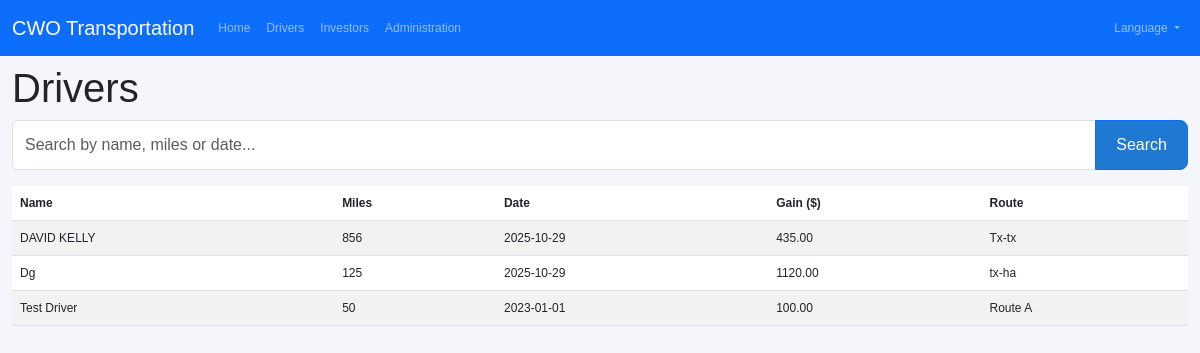
Screenshot of /conducteurs with the database file from the repository.
### app.py (models this page shows)
class Conducteur(db.Model):
    id = db.Column(db.Integer, primary_key=True)
    nom = db.Column(db.String(100))
    gain = db.Column(db.Float)
    miles = db.Column(db.Integer)
    itineraire = db.Column(db.String(150))
    date = db.Column(db.String(20))

### app.py (the view)
@app.route('/conducteurs')
def conducteurs():
    search = request.args.get('search', '')
    if search:
        data = Conducteur.query.filter(
            (Conducteur.nom.contains(search)) |
            (Conducteur.miles.cast(db.String).contains(search)) |
            (Conducteur.date.contains(search))
        ).all()
    else:
        data = Conducteur.query.all()
    return render_template('conducteurs.html', data=data, search=search)

### app.py (called while the page is built)
def get_locale():
    return g.get('lang_code', app.config['BABEL_DEFAULT_LOCALE'])

@app.before_request
def before_request():
    if 'lang' in request.args:
        session['lang'] = request.args.get('lang')
    g.lang_code = session.get('lang', app.config['BABEL_DEFAULT_LOCALE'])
    if g.lang_code not in app.config['LANGUAGES']:
        g.lang_code = app.config['BABEL_DEFAULT_LOCALE']

### templates/conducteurs.html (shortened to what this page needs)
{% extends "base.html" %}
{% block content %}
<h1>{{ _('Drivers') }}</h1>
<form method="GET" action="{{ url_for('conducteurs') }}" class="mb-3">
  <div class="input-group">
    <input type="text" name="search" class="form-control" placeholder="{{ _('Search by name, miles or date...') }}" value="{{ search }}">
    <button class="btn btn-primary" type="submit">{{ _('Search') }}</button>
  </div>
</form>
<table class="table table-striped table-responsive">
  <thead>
    <tr>
      <th>{{ _('Name') }}</th>
      <th>{{ _('Miles') }}</th>
      <th>{{ _('Date') }}</th>
      <th>{{ _('Gain ($)') }}</th>
      <th>{{ _('Route') }}</th>
    </tr>
  </thead>
  <tbody>
    {% for c in data %}
    <tr>
      <td>{{ c.nom }}</td>
      <td>{{ c.miles }}</td>
      <td>{{ c.date }}</td>
      <td>{{ "%.2f"|format(c.gain) }}</td>
      <td>{{ c.itineraire }}</td>
    </tr>
    {% endfor %}
  </tbody>
</table>
{% endblock %}

### templates/base.html (shortened to what this page needs)
<!doctype html>
<html lang="{{ g.lang_code }}">
<head>
  <link href="https://cdn.jsdelivr.net/npm/bootstrap@5.3.0/dist/css/bootstrap.min.css" rel="stylesheet">
  <link rel="stylesheet" href="{{ url_for('static', filename='style.css') }}">
</head>
<body>
  <nav class="navbar navbar-expand-lg navbar-dark bg-primary">
    <div class="container-fluid">
      <a class="navbar-brand" href="{{ url_for('index') }}">CWO Transportation</a>
      <div class="collapse navbar-collapse" id="navbarNav">
        <ul class="navbar-nav me-auto">
          <li class="nav-item">
            <a class="nav-link" href="{{ url_for('index') }}">{{ _('Home') }}</a>
          </li>
          <li class="nav-item">
            <a class="nav-link" href="{{ url_for('conducteurs') }}">{{ _('Drivers') }}</a>
          </li>
          <li class="nav-item">
            <a class="nav-link" href="{{ url_for('investisseurs') }}">{{ _('Investors') }}</a>
          </li>
          <li class="nav-item">
            <a class="nav-link" href="{{ url_for('admin') }}">{{ _('Administration') }}</a>
          </li>
        </ul>
        <ul class="navbar-nav">
          <li class="nav-item dropdown">
            <a class="nav-link dropdown-toggle" href="#" id="languageDropdown" role="button" data-bs-toggle="dropdown" aria-expanded="false">
{{ _('Language') }}
            </a>
          </li>
        </ul>
      </div>
    </div>
  </nav>
  <div class="container-fluid mt-2">
    {% block content %}{% endblock %}
  </div>
</body>
</html>

### static/style.css (style rules this page uses)
body { font-family: Arial, sans-serif; margin: 0; background: #f4f6fb; font-size: 12px; }
.btn { display: inline-block; padding: 12px 20px; background: #1f78d1; color: white; border-radius: 8px; text-decoration: none; }

### rows the page displays
Conducteur: nom "DAVID KELLY", miles "856", date "2025-10-29", gain "435.00", itineraire "Tx-tx"
Conducteur: nom "Dg", miles "125", date "2025-10-29", gain "1120.00", itineraire "tx-ha"
Conducteur: nom "Test Driver", miles "50", date "2023-01-01", gain "100.00", itineraire "Route A"
